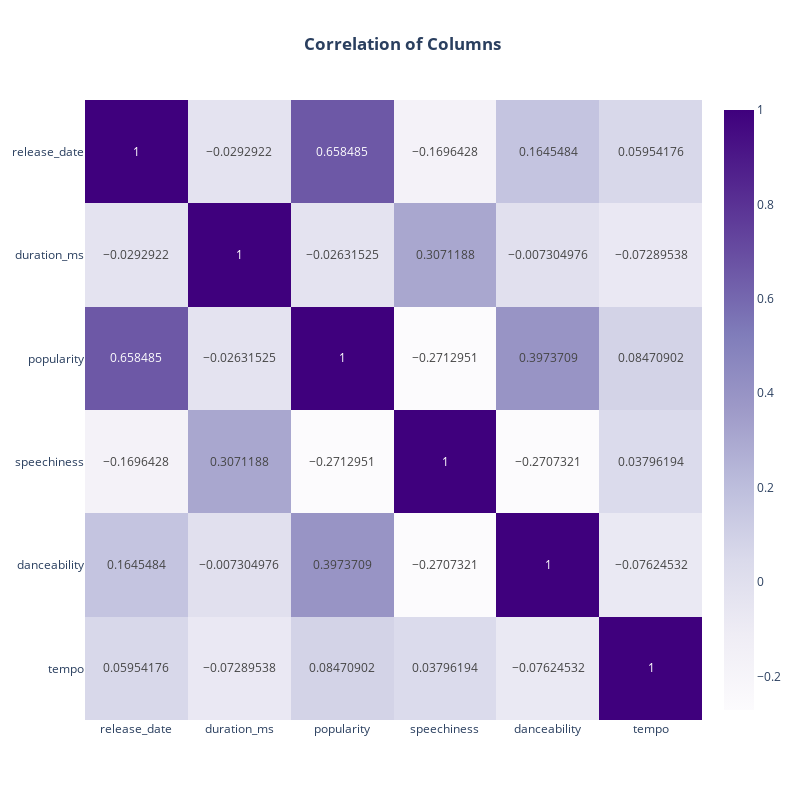

Here is the notebook cell this chart was saved with:
### Markdown cell above
3.3 CORRELATION MATRIX

Let'see how our columns interact with each other !

### Code cell
# Select only numeric columns
numeric_df = df.select_dtypes(include=['datetime','float64', 'int64'])

# Create correlation matrix and plot it
fig = px.imshow(numeric_df.corr(), text_auto=True,height=800, width=800,color_continuous_scale=px.colors.sequential.Purples,aspect='auto', title='<b> Correlation of Columns</b>')
fig.update_layout(title_x=0.5)
fig.show()
fig.write_html("correlation_matrix.html")

# see html correlation_matrix

### Figure 1 — Plotly figure (JSON) as saved in the notebook; plotly's stock layout.template omitted (floating-point values rounded to 4 significant figures)
{"data": [{"coloraxis": "coloraxis", "hovertemplate": "x: %{x}<br>y: %{y}<br>color: %{z}<extra></extra>", "name": "0", "texttemplate": "%{z}", "type": "heatmap", "x": ["release_date", "duration_ms", "popularity", "speechiness", "danceability", "tempo"], "xaxis": "x", "y": ["release_date", "duration_ms", "popularity", "speechiness", "danceability", "tempo"], "yaxis": "y", "z": [[1, -0.02929, 0.6585, -0.1696, 0.1645, 0.05954], [-0.02929, 1, -0.02632, 0.3071, -0.007305, -0.0729], [0.6585, -0.02632, 1, -0.2713, 0.3974, 0.08471], [-0.1696, 0.3071, -0.2713, 1, -0.2707, 0.03796], [0.1645, -0.007305, 0.3974, -0.2707, 1, -0.07625], [0.05954, -0.0729, 0.08471, 0.03796, -0.07625, 1]]}], "layout": {"coloraxis": {"colorscale": [[0, "rgb(252,251,253)"], [0.125, "rgb(239,237,245)"], [0.25, "rgb(218,218,235)"], [0.375, "rgb(188,189,220)"], [0.5, "rgb(158,154,200)"], [0.625, "rgb(128,125,186)"], [0.75, "rgb(106,81,163)"], [0.875, "rgb(84,39,143)"], [1, "rgb(63,0,125)"]]}, "height": 800, "title": {"text": "<b> Correlation of Columns</b>", "x": 0.5}, "width": 800, "xaxis": {"anchor": "y", "domain": [0, 1]}, "yaxis": {"anchor": "x", "autorange": "reversed", "domain": [0, 1]}}}
